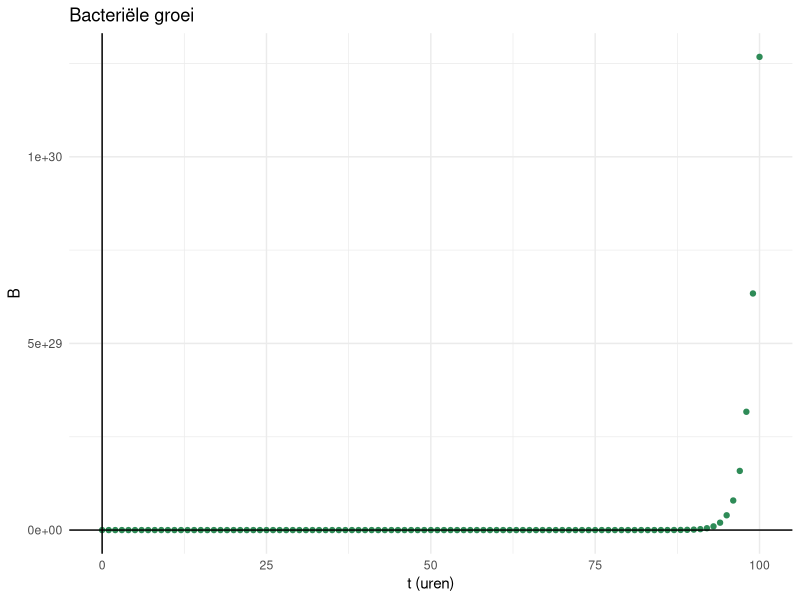
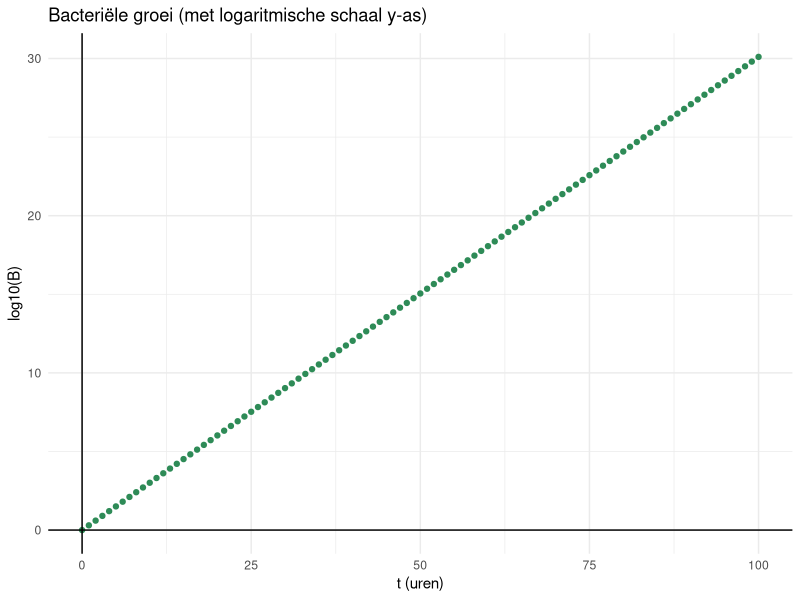

Reproduce these figures in R, in order.
## ---- chunk 1
library(ggplot2)
bact <- data.frame(t = seq(0,100,1),
                   B = 2^(seq(0,100,1)))
ggplot(data = bact, aes(x = t, y = B)) +
  geom_point(color = "seagreen") +
  theme_minimal() +
  labs(title = "Bacteriële groei") +
  xlab("t (uren)") +
  geom_hline(yintercept = 0) +
  geom_vline(xintercept = 0)

ggplot(data = bact, aes(x = t, y = log10(B))) +
  geom_point(color = "seagreen") +
  theme_minimal() +
  labs(title = "Bacteriële groei (met logaritmische schaal y-as)") +
  xlab("t (uren)") +
  geom_hline(yintercept = 0) +
  geom_vline(xintercept = 0)
